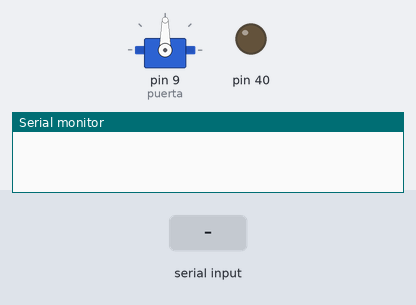
Bench run of a sketch on a simulated Arduino Mega 2560, built with avr-gcc and run on an emulated ATmega2560. Parts: servo, output pins drawn as LEDs (lit = HIGH), the last lines printed to the serial monitor. Dashed ring = blinking. The test bench sets the inputs (shaded band).

Above: at 1.2 s.
1.3 s: "*00?" received over the second serial link
At 2.0 s:
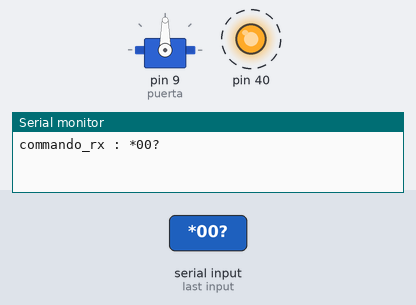
4.3 s: "*RR#" received over the second serial link
At 5.0 s:
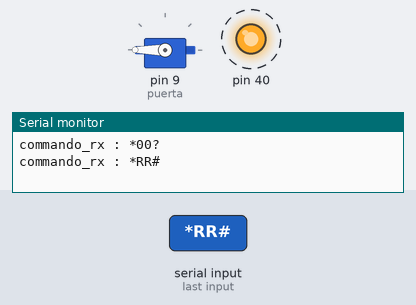
Timing chart, 0 to 8.6 s (numbered marks = the images above; inputs shaded):
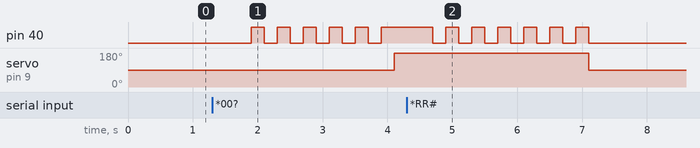

The sketch:

BT_SERVO_02.ino
```cpp
#include <Servo.h>
Servo puerta;

String commando_rx;

void setup() {
  Serial.begin(9600);
  Serial1.begin(9600);
commando_rx="";

puerta.attach(9);
puerta.write(90);

pinMode(40,OUTPUT);
}

void loop() {
  // bt --> monitor
  while (Serial1.available()>0) {
    delay(100);
    char lectura = Serial1.read();
    commando_rx = commando_rx + lectura;
    }

   if (commando_rx != "") {
      Serial.print("commando_rx : ");
      Serial.println(commando_rx);
   }


if (commando_rx == "*00?") {
    //abrir puerta finca y encender led
mover_puerta (180);
}

if (commando_rx =="*RR#") {
    //cerrar puerta finca y apagar led
mover_puerta (90);
}

commando_rx=""; // borrar comandos distintos al abrir y cerrar puerta
}


void mover_puerta ( int grados) {
for (int i=0; i <= 5; i++){
  digitalWrite (40, LOW);
  delay(200);
  digitalWrite (40, HIGH);
  delay(200);
   }
if ( grados == 180 ){
    digitalWrite (40, HIGH);
    }
    else
    {
    digitalWrite (40, LOW);
    }
puerta.write(grados);
commando_rx="";
Serial1.println("ROGER ROGER");
}
```

Measured:
- after the input at 1.3 s, pin 40: alternates HIGH for 0.20 s and LOW for 0.20 s, starting after 0.60 s; servo on pin 9 (puerta): 90° → 180° after 2.8 s
- after the input at 4.3 s, pin 40: alternates HIGH for 0.20 s and LOW for 0.20 s, 13 changes in all, then stays LOW, starting after 0.40 s; servo on pin 9 (puerta): 180° → 90° after 2.8 s
